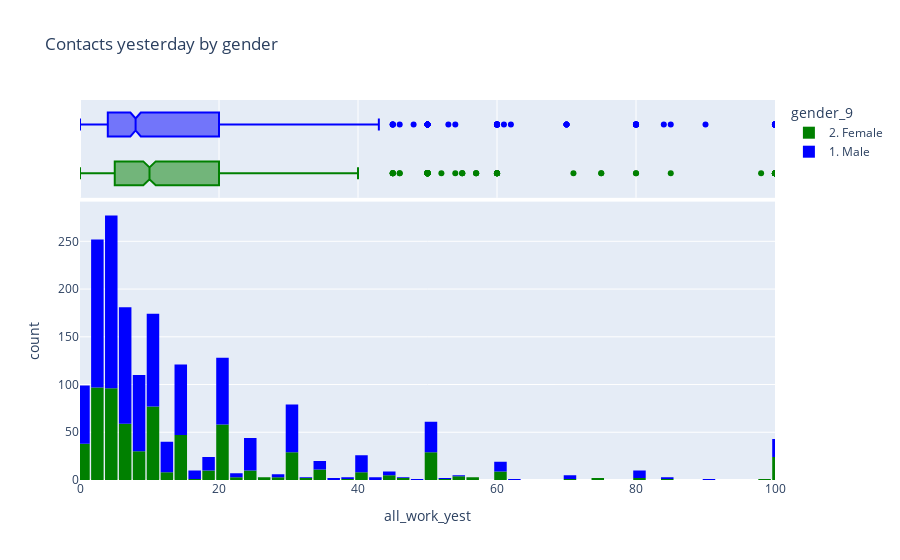

The notebook cell this image was saved under:
### Markdown cell above
### Contacts and Bubbles 

Let's visualize the distribution of contacts and bubble sizes. These are the column we're trying to predict. Let's also use the categorical column male/female to see how this is different for the two

### Code cell
fig = px.histogram(r9, 
                   x='all_work_yest', 
                   marginal='box', 
                   color='gender_9', 
                   color_discrete_sequence=['green', 'blue'], 
                   title='Contacts yesterday by gender'
                  )

fig.update_xaxes(range=[0,100])
fig.update_layout(bargap=0.1)
fig.show()

### Figure 1 — Plotly figure (JSON) as saved in the notebook; plotly's stock layout.template omitted (floating-point values rounded to 4 significant figures; data arrays with more than 128 entries replaced by an {"elided": "..."} marker saying what was removed)
{"data": [{"alignmentgroup": "True", "bingroup": "x", "hovertemplate": "gender_9=2. Female<br>all_work_yest=%{x}<br>count=%{y}<extra></extra>", "legendgroup": "2. Female", "marker": {"color": "green"}, "name": "2. Female", "offsetgroup": "2. Female", "orientation": "v", "showlegend": true, "type": "histogram", "x": {"elided": "5348 int values"}, "xaxis": "x", "yaxis": "y"}, {"alignmentgroup": "True", "hovertemplate": "gender_9=2. Female<br>all_work_yest=%{x}<extra></extra>", "legendgroup": "2. Female", "marker": {"color": "green"}, "name": "2. Female", "notched": true, "offsetgroup": "2. Female", "showlegend": false, "type": "box", "x": {"elided": "5348 int values"}, "xaxis": "x2", "yaxis": "y2"}, {"alignmentgroup": "True", "bingroup": "x", "hovertemplate": "gender_9=1. Male<br>all_work_yest=%{x}<br>count=%{y}<extra></extra>", "legendgroup": "1. Male", "marker": {"color": "blue"}, "name": "1. Male", "offsetgroup": "1. Male", "orientation": "v", "showlegend": true, "type": "histogram", "x": {"elided": "4070 int values"}, "xaxis": "x", "yaxis": "y"}, {"alignmentgroup": "True", "hovertemplate": "gender_9=1. Male<br>all_work_yest=%{x}<extra></extra>", "legendgroup": "1. Male", "marker": {"color": "blue"}, "name": "1. Male", "notched": true, "offsetgroup": "1. Male", "showlegend": false, "type": "box", "x": {"elided": "4070 int values"}, "xaxis": "x2", "yaxis": "y2"}], "layout": {"bargap": 0.1, "barmode": "relative", "legend": {"title": {"text": "gender_9"}, "tracegroupgap": 0}, "title": {"text": "Contacts yesterday by gender"}, "xaxis": {"anchor": "y", "domain": [0, 1], "range": [0, 100], "title": {"text": "all_work_yest"}}, "xaxis2": {"anchor": "y2", "domain": [0, 1], "matches": "x", "range": [0, 100], "showgrid": true, "showticklabels": false}, "yaxis": {"anchor": "x", "domain": [0, 0.7326], "title": {"text": "count"}}, "yaxis2": {"anchor": "x2", "domain": [0.7426, 1], "matches": "y2", "showgrid": false, "showline": false, "showticklabels": false, "ticks": ""}}}
